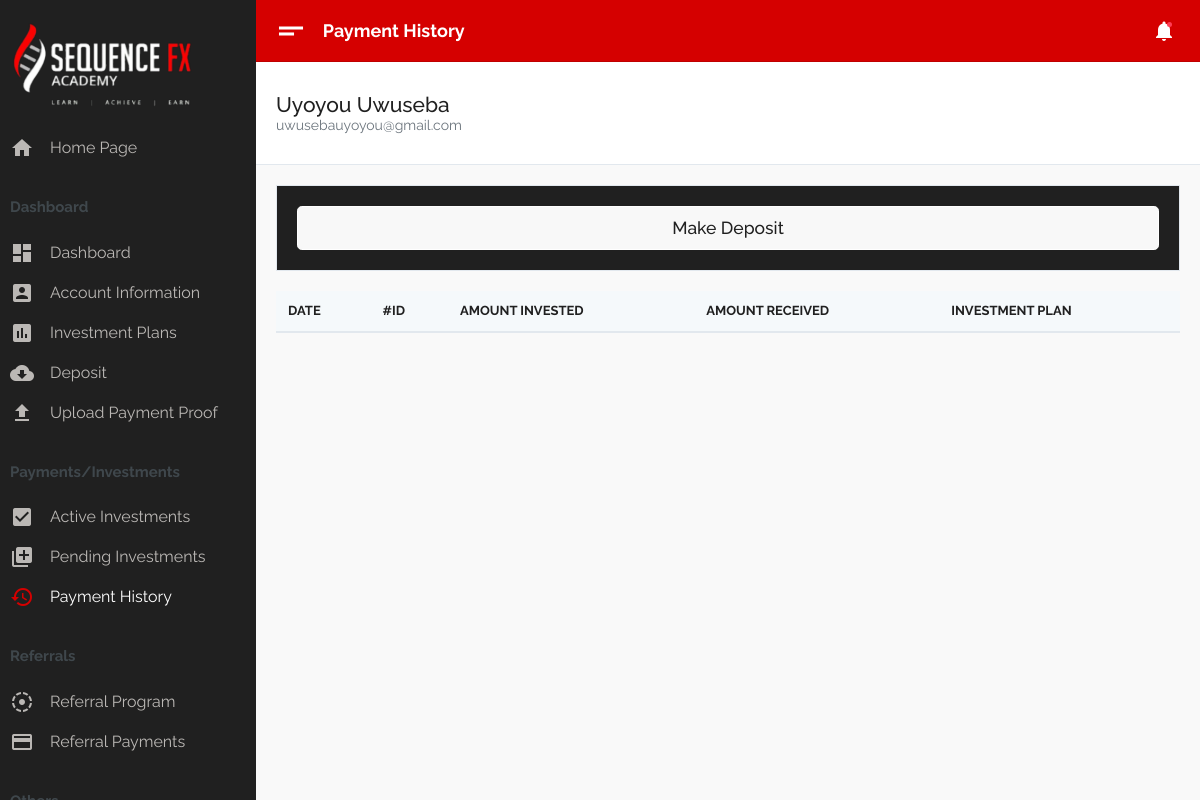
The app's page /dashboard/payment-history (signed in) with its own data.
### dashboard/models.py (models this page shows, shortened)
class User(models.Model):
    first_name = models.CharField(max_length=30)
    last_name = models.CharField(max_length=30)
    email = models.EmailField(blank=True,unique=True)
    password = models.CharField(max_length=300)
    country = models.CharField(max_length=50,null=True,blank=True)
    phone_number = models.CharField(max_length=50,null=True,blank=True)
    bank_name = models.CharField(max_length=20,null=True,blank=True)
    bank_account_number = models.CharField(max_length=20,null=True,blank=True)
    bank_account_name=models.CharField(max_length=50,null=True,blank=True)
    is_verified = models.BooleanField(default=False)

### dashboard/views.py (the view)
# urls.py: path("payment-history",views.payment_history,name="payment-history"),
def payment_history(request):
    try:
        user_id = request.session['user_id']
    except KeyError:
        return HttpResponseRedirect(reverse("mainsite:login"))
    else:
        try:
            user = User.objects.get(pk=user_id)
        except User.DoesNotExist:
            return HttpResponseRedirect(reverse("mainsite:login"))
        else:
            payments=Payment.objects.filter(investment__pop__user=user)
            context={
                'page_name':'Payment History',
                'slug':'payment-history',
                'payments':payments,
                'user':user
            }
    return render(request,"dashboard/payment-history.html",context)

### dashboard/templates/dashboard/payment-history.html (shortened to what this page needs)
{% extends './base.html' %}
{% load humanize %}
{% block content %}
<div class="container-fluid">
    <div class="table-responsive">
        <table class="table m-0">
            <thead>
                <tr class="bg-fade">
                    <th>Date</th>
                    <th>#ID</th>
                    <th>Amount Invested</th>
                    <th>Amount Received</th>
                    <th>Investment Plan</th>
                </tr>
            </thead>
        </table>
    </div>
</div>
{% endblock %}

### dashboard/templates/dashboard/base.html (shortened to what this page needs)
<!DOCTYPE html>
<html lang="en" dir="ltr">
    {% load static %}
<head>
    <link type="text/css" href="{% static 'dashboard/assets/css/vendor-morris.css' %}" rel="stylesheet">
    <link type="text/css" href="{% static 'dashboard/assets/css/vendor-bootstrap-datepicker.css' %}" rel="stylesheet">
    <link type="text/css" href="{% static 'dashboard/assets/css/app.css' %}" rel="stylesheet">
    <link type="text/css" href="{% static 'dashboard/assets/css/app.rtl.css' %}" rel="stylesheet">
    <link type="text/css" href="{% static 'dashboard/assets/vendor/simplebar.css' %}" rel="stylesheet">
</head>
<body>
    <div class="mdk-drawer-layout js-mdk-drawer-layout" data-fullbleed data-push data-responsive-width="992px" data-has-scrolling-region>
        <div class="mdk-drawer-layout__content">
            <div class="mdk-header-layout js-mdk-header-layout  mdk-header--fixed  mdk-header-layout__content--scrollable">
                <div class="mdk-header js-mdk-header bg-primary" data-fixed>
                    <div class="mdk-header__content">
                        <nav class="navbar navbar-expand-md bg-primary navbar-dark d-flex-none">
                            <button class="btn btn-link text-white pl-0" type="button" data-toggle="sidebar">
    <i class="material-icons align-middle md-36">short_text</i>
  </button>
                            <div class="page-title m-0">{{ page_name }}</div>
                            <div class="collapse navbar-collapse" id="mainNavbar">
                                <ul class="navbar-nav ml-auto align-items-center">
                                    <li class="nav-item dropdown notifications d-flex align-self-center align-items-center" id="navbarNotifications">
                                        <a href="#" class="nav-link dropdown-toggle notifications--active" data-toggle="dropdown" aria-expanded="false">
          <i class="material-icons align-middle">notifications</i>
        </a>
                                    </li>
                                </ul>
                            </div>
                        </nav>
                    </div>
                </div>
                <div class="mdk-header-layout__content top-navbar mdk-header-layout__content--scrollable h-100">
                    <div class="py-4 mb-3 bg-white border-bottom">
                        <div class="container-fluid container-account">
                            <div class="row">
                                <div class="col-lg-6">
                                    <div class="media media-user-info align-items-center">
                                        <div class="media-body lh-1">
                                            <p class="h4 m-0"> {{ user.first_name }} {{ user.last_name }} </p>
                                            <p class="text-muted mb-0"> {{ user.email }} </p>
                                        </div>
                                    </div>
                                </div>
                                <div class="col-lg-6"></div>
                            </div>
                        </div>
                    </div>
                    {% block global %}
                        {% include './info.html'%}
                    {% endblock %}
                    {% block content %}{% endblock %}
                <br /><br /><br /><br /><br />
                </div>
            </div>
        </div>
        <div class="mdk-drawer js-mdk-drawer" id="default-drawer">
            <div class="mdk-drawer__content">
                <div class="mdk-drawer__inner" data-simplebar data-simplebar-force-enabled="true">
                    <nav class="drawer  drawer--dark">
                        <div class="drawer-spacer">
                            <div class="media align-items-center">
                                <a href="{% url 'mainsite:index' %}" class="h5 m-0 text-link"><img src="{% static 'dashboard/assets/images/logo-icon.png' %}" alt="logo"></a>
                            </div>
                        </div>
                        <ul class="drawer-menu" id="dasboardMenu" data-children=".drawer-submenu">
                            <li class="drawer-menu-item">
                                <a href="{% url 'mainsite:index' %}">
        <i class="material-icons">home</i>
        <span class="drawer-menu-text"> Home Page</span>
      </a>
                            </li>
                        </ul>
                        <div class="py-2 drawer-heading">
                            Dashboard
                        </div>
                        <ul class="drawer-menu" id="dasboardMenu" data-children=".drawer-submenu">
                            <li class="drawer-menu-item {% if slug == 'index' %} active {% endif %}">
                                <a href="{% url 'dashboard:index' %}">
        <i class="material-icons">dashboard</i>
        <span class="drawer-menu-text"> Dashboard</span>
      </a>
                            </li>
                            <li class="drawer-menu-item {% if slug == 'account-info' %} active {% endif %}">
                                <a href="{% url 'dashboard:account-info' %}">
        <i class="material-icons">account_box</i>
        <span class="drawer-menu-text"> Account Information</span>
      </a>
                            </li>
                            <li class="drawer-menu-item {% if slug == 'investment-plans' %} active {% endif %}">
                                <a href="{% url 'dashboard:investment-plans' %}">
        <i class="material-icons">insert_chart</i>
        <span class="drawer-menu-text"> Investment Plans</span>
      </a>
                            </li>
                            <li class="drawer-menu-item {% if slug == 'make-deposit' %} active {% endif %}">
                                <a href="{% url 'dashboard:deposit' %}">
        <i class="material-icons">cloud_download</i>
        <span class="drawer-menu-text"> Deposit </span>
      </a>
                            </li>
                            <li class="drawer-menu-item {% if slug == 'upload-pop' %} active {% endif %}">
                                <a href="{% url 'dashboard:upload-pop' %}">
        <i class="material-icons">file_upload</i>
        <span class="drawer-menu-text"> Upload Payment Proof</span>
      </a>
                            </li>
                        </ul>
                        <div class="py-2 drawer-heading">
                            Payments/Investments
                        </div>
                        <ul class="drawer-menu" id="dasboardMenu" data-children=".drawer-submenu">
                            <li class="drawer-menu-item {% if slug == 'active-investments' %} active {% endif %}">
                                <a href="{% url 'dashboard:active-investments' %}">
        <i class="material-icons">check_box</i>
        <span class="drawer-menu-text"> Active Investments</span>
      </a>
                            </li>
                            <li class="drawer-menu-item {% if slug == 'pending-investments' %} active {% endif %}">
                                <a href="{% url 'dashboard:pending-investments' %}">
        <i class="material-icons">queue</i>
        <span class="drawer-menu-text"> Pending Investments</span>
      </a>
                            </li>
                            <li class="drawer-menu-item {% if slug == 'payment-history' %} active {% endif %}">
                                <a href="{% url 'dashboard:payment-history' %}">
        <i class="material-icons">history</i>
        <span class="drawer-menu-text"> Payment History</span>
      </a>
                            </li>
                        </ul>
                        <div class="py-2 drawer-heading">
                            Referrals
                        </div>
                        <ul class="drawer-menu" id="dasboardMenu" data-children=".drawer-submenu">
                            <li class="drawer-menu-item {% if slug == 'referral-program' %} active {% endif %}">
                                <a href="{% url 'dashboard:referral-program' %}">
        <i class="material-icons">filter_tilt_shift</i>
        <span class="drawer-menu-text"> Referral Program</span>
      </a>
                            </li>
                            <li class="drawer-menu-item {% if slug == 'referral-payments' %} active {% endif %}">
                                <a href="{% url 'dashboard:referral-payments' %}">
        <i class="material-icons">payment</i>
        <span class="drawer-menu-text"> Referral Payments</span>
      </a>
                            </li>
                        </ul>
                        <div class="py-2 drawer-heading">
                        </div>
                    </nav>
                </div>
            </div>
        </div>
    </div>
</body>
</html>

### records on screen
User: first_name "Uyoyou", last_name "Uwuseba", email "uwusebauyoyou@gmail.com"

### other values on screen
{{ page_name }} "Payment History"
